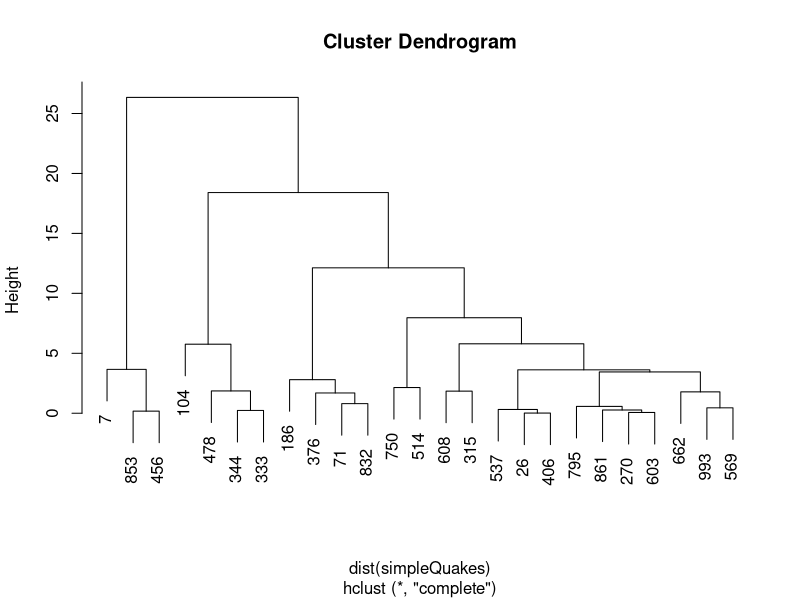

Generate this figure with R:
# cutree produces clusters from hclust objects
# identify interactively produces clusters from hclust objects

library(cluster)

# downsample quakes for demonstration. from 500 to 25
simpleQuakes <- quakes[sample(nrow(quakes),25),c("long","lat")]

plot(hclust(dist(simpleQuakes)))
     
# cluster by k
cutree(hclust(dist(simpleQuakes)),k=2)

# cluster by height
cutree(hclust(dist(simpleQuakes)),h=15)


# agnes produces hclust objects, so hclust functions work
cutree(agnes(simpleQuakes), k=2)
